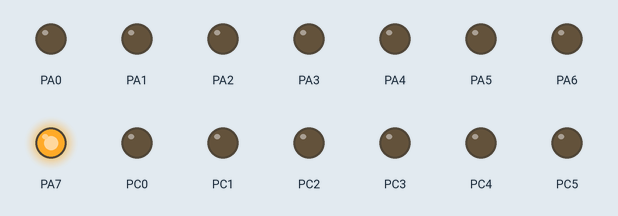
Recording of a program running on a simulated ATmega162, built with avr-gcc and emulated at 4.9152 MHz. Parts: output pins drawn as LEDs (lit = HIGH). At 0.0 s the program stops and its outputs stay as they are.

Above: at 0.1 s.
Timing chart, 0 to 1.5 s (numbered marks = the images above):
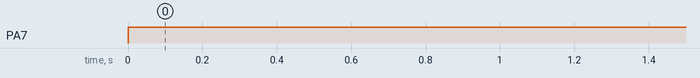

Measured:
- by itself, PA7: LOW → HIGH at 0.00 s

The program:

main.c
```c
/*
 * square_wave.c
 *
 * Created: 09.09.2022 08:53:30
 * Author : sigfridb
 */


#define F_CPU 4915200

#include <avr/io.h>
#include <util/delay.h>
#include "uart_driver.h"


int square_wave();
int uart_communication();
int test_latch_with_leds();

int main(void)
{
	//square_wave();

	/*UART_init();
	uart_communication();
*/

	test_latch_with_leds();

}

int test_latch_with_leds() {
	/*
	PORT A and PORT C are both connected to the same 8 data input pins of the latch.
	PA0 and PC0 are connected to the same pin on the latch, and so on and so forth.

	PORT A (multiplex) is used for the transmitted data + the lower part of the 16-bit adress.
	PORT C is the upper part of the adress.
	*/
	DDRA = 0xFF; // PORT A: Set all Pins PA0 - PA7 to output
	DDRC = 0xFF; // PORT C: Set all Pins PC0 - PC7 to output

	//To enable the latch: use PE1 (ALE)
	DDRE = 0x05;
	//PORTE

	//Conect OE to Ground!

	//Try to light up on specific led.
	PORTA = 0b10000000; //set one pin at a time to 1.
	PORTE = 0b00000101;

	return 0;
}


int uart_communication(){

	//Example for Exercise 1

	printf("Hello, my friend. This is great\n");
	unsigned int x = 65536-1;
	printf("%u\n", x);
	x = x + 1;
	printf("%u\n", x);

	char* message = "Hello, This is a variable.\n";
	printf(message);


	//UART_init(); ==> Do it in the main function before using this function. We had the problem, that we initialized several times.
	char c;
	while(1){
		//UART_send('d');
		c = UART_receive();
		if (c != '\n') {
			printf("I received: %c\n", c);
		}
	}
	return 0;
}

int square_wave()
{
	DDRB = 0x01; // set lowermost bit in Port B as output

    while (1)
    {
		PORTB = 0x01;// Set lowermost bit in Port B to high, others to low
		_delay_ms(100);
		PORTB = 0x00;// Set all bits in Port B to low
		_delay_ms(100);
    }
	return 0;
}
```

uart_driver.c
```c
/*
 * uart_driver.c
 */

// Include libraries
#include <avr/io.h>
#include <stdio.h>
#include <util/delay.h>
#include "uart_driver.h"


// Define functions

void UART_init(void){
	//Register UCSR0A

	//BAUD_PRESCALE is the value that we have to load in the UBRR register to set the defined baud rate.
	UBRR0L = (uint8_t)(BAUD_PRESCALLER);
	UBRR0H = (uint8_t)(BAUD_PRESCALLER>>8);

	UCSR0B = (1 << RXEN0)|(1 << TXEN0); /* Turn on transmission and reception */
	UCSR0C = (1 << URSEL0)|(1 << USBS0)|(3 << UCSZ00); /* Use 8-bit char size */


	fdevopen(&UART_send, &UART_receive);
}

char UART_receive(void){
	/*
	  Bit 7   RXC: USART Receive Complete
	  This flag bit is set when there is unread data in UDR. The RXC Flag can be used to generate a Receive Complete interrupt.
	*/

	//The program stays in the while loop until the data is received completely. Then we exit the loop and return the data.
	while(!(UCSR0A & (1 << RXC0)));

	//we have received something.
	//TODO: generate a feedback that we received something.
	//.. => feedback not here. We do when we call the function.

	//UCSR0A &= !(1 << RXC0); REMOVE?
	return UDR0;
}

void UART_send(unsigned char data){

	//transmit buffer (UDR)
	//TXC Flag bit is automatically cleared

	/*
	Bit 5   UDRE: USART Data Register Empty
	if UDRE is set to 1 => The buffer is empty and new data can be sent.
	*/
	while(!(UCSR0A & (1 << UDRE0))); //waiting for the transmit buffer is empty and can receive new data. ==> Ex. 9(a)

	//The buffer is empty and we write new data.
	UDR0 = data;
}
```

uart_driver.h
```c
/*
 * square_wave.h
 */

#pragma once

// Global constants
#define F_CPU 4915200 // CPU clock frequency
#define BAUDRATE 9600
#define BAUD_PRESCALLER ( ( F_CPU / BAUDRATE / 16) - 1) // UBRR Value calculation formula

// Declare functions
void UART_init(void);// Initializes USART communication
char UART_receive(void);// Receives unsigned character from MCU
void UART_send(unsigned char data);// Sends unsigned character "data" to MCU
```
